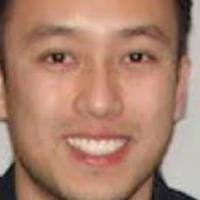
#> input picture data0/25_0_2_20170104192902767.jpg.chip.jpg, 200 x 200 px; its folder holds 4 pictures in this run
$ jupyter execute --allow-errors Project1.ipynb   (older library calls are emulated)
#> lines starting #> are read from the running program, lines starting #| are printed output that depends on the picture
[cell 1]
import glob
from skimage import io, color
import numpy as np
from sklearn.decomposition import PCA
import matplotlib.pyplot as plt
import pandas

added the comment

[cell 2]
dir = ['data0', 'data1', 'data2', 'data3']

[cell 3]
files0 = glob.glob(f"{dir[0]}/*.jpg")
files1 = glob.glob(f"{dir[1]}/*.jpg")
files2 = glob.glob(f"{dir[2]}/*.jpg")
files3 = glob.glob(f"{dir[3]}/*.jpg")

[cell 4]
files = [files0, files1, files2, files3]
result = np.concatenate(files)

[cell 5]
result.shape

[cell 6]
height, width, channels = io.imread(result[0]).shape
#> height = 200; width = 200; channels = 3
data_matrix = np.zeros((len(result), height * width))
for i, f in enumerate(result):
    image = io.imread(f)
#> image is the input picture: shape (200, 200, 3); mean R, G, B 171.1, 130.2, 110.6
    gray_image = color.rgb2gray(image)
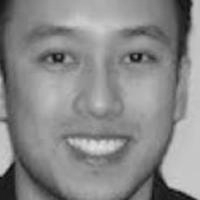
#> gray_image: shape (200, 200) float64; min 0.0367, max 0.894, mean 0.539
    data_matrix[i, :] = gray_image.flatten()
#> pass 2 of the loop `for i, f in enumerate(result):`:
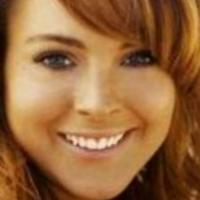
#> input picture data0/25_1_0_20170104023032454.jpg.chip.jpg, 200 x 200 px
#> image is the input picture: shape (200, 200, 3); mean R, G, B 151.7, 104.2, 61.6
#> `gray_image = color.rgb2gray(image)`:
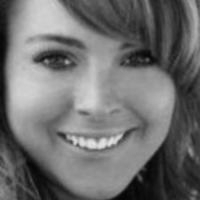
#> gray_image: shape (200, 200) float64; min 0.0158, max 0.905, mean 0.436
#> pass 3 of the loop `for i, f in enumerate(result):`:
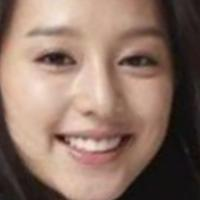
#> input picture data0/25_1_2_20170104021958662.jpg.chip.jpg, 200 x 200 px
#> image is the input picture: shape (200, 200, 3); mean R, G, B 141.2, 114.8, 102
#> `gray_image = color.rgb2gray(image)`:
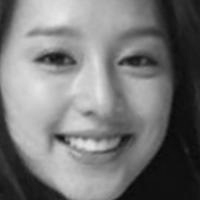
#> gray_image: shape (200, 200) float64; min 0.0274, max 0.908, mean 0.469
#> the loop made 4 passes; the first 3 are shown

1 - young (under 25)
2 - adult (25- 40)
3 - middle age (40-60)
4 - old (60 -80)
5 - very old (80+)

[cell 7]
import tkinter as tk
from PIL import Image, ImageTk

def rate_image(rating):
    global current_image_index
    # Save the rating
    ratings.append((result[current_image_index], rating))
    print(f"You rated image {current_image_index + 1}: {rating}")

    current_image_index += 1
    if current_image_index < len(result):
        display_next_image()
    else:
        root.destroy()  # Close the window when all images are rated
        print("All ratings:", ratings)  # Print all ratings (optional)
        # Optionally, save to a file here

def display_next_image():
    global current_image_index
    image = Image.open(result[current_image_index])
    # image = image.resize((300, 300), Image.ANTIALIAS)  # Resize if needed
    photo = ImageTk.PhotoImage(image)
    image_label.config(image=photo)
    image_label.image = photo

root = tk.Tk()
root.title("Image Rating")

current_image_index = 0
ratings = []  # List to store ratings for each image


image_label = tk.Label(root)
image_label.pack()

# Create buttons for rating from 1 to 7
for i in range(1, 6):
    button = tk.Button(root, text=str(i), command=lambda i=i: rate_image(i))
    button.pack(side=tk.LEFT, padx=5)
#> pass 2 of the loop `for i in range(1, 6):`:
#> pass 3 of the loop `for i in range(1, 6):`:
#> the loop made 5 passes; the first 3 are shown

display_next_image()

root.mainloop()

[cell 8]
# Save the data to a text file
with open("ratings.txt", "w") as file:
    for image_path, rating in ratings:
        file.write(f"{image_path}, {rating}\n")

print("Data saved to 'ratings.txt'.")

[cell 9]
data_rating = []

# Open the file in read mode
with open("ratings.txt", "r") as file:
    for line in file:
        # Strip the newline character and split by the comma
        image_path, rating = line.strip().split(", ")
        # Convert the rating from string to an integer
        rating = int(rating)
        # Append the tuple (image_path, rating) to the data list
        data_rating.append((image_path, rating))

# Now 'data' contains the list of tuples (image_path, rating)
print(data_rating)

[cell 10]
ratings = [rating for _, rating in data_rating]

[cell 11]
# Create a histogram
plt.hist(ratings, bins=5, edgecolor='black', alpha=0.7)

# Add labels and title
plt.xlabel('Rating')
plt.ylabel('Frequency')
plt.title('Histogram of Ratings')

# Show the plot
plt.show()
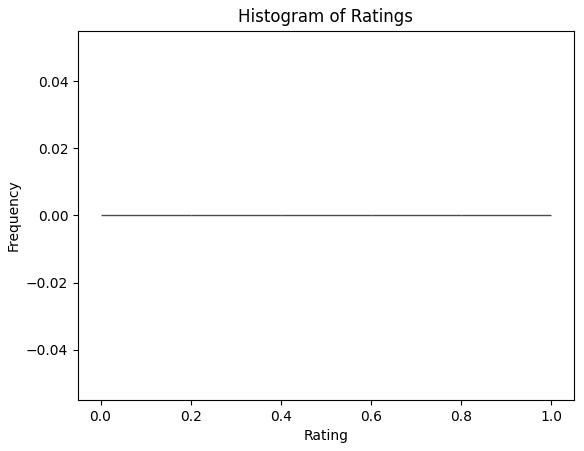
#> figure drawn by matplotlib, 1 panel

# PCA

[cell 12]
average_face = np.mean(data_matrix, axis=0)
column_vector = average_face.reshape(1, 40000)

[cell 13]
print(column_vector.shape)
#| (1, 40000)

[cell 14]
data_matrix_normalized = data_matrix - column_vector

[cell 15]
data_transposed = data_matrix_normalized.T

[cell 16]
data_matrix_normalized.shape
#> Out = (4, 40000)
